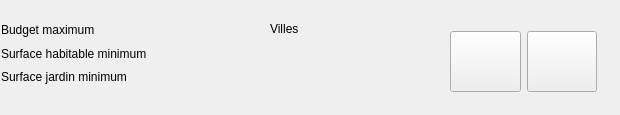
<?xml version="1.0" encoding="UTF-8"?>
<ui version="4.0">
 <class>Form</class>
 <widget class="QWidget" name="Form">
  <property name="geometry">
   <rect>
    <x>0</x>
    <y>0</y>
    <width>620</width>
    <height>115</height>
   </rect>
  </property>
  <property name="windowTitle">
   <string>Form</string>
  </property>
  <widget class="QLabel" name="label_Villes">
   <property name="geometry">
    <rect>
     <x>270</x>
     <y>20</y>
     <width>79</width>
     <height>17</height>
    </rect>
   </property>
   <property name="text">
    <string>Villes</string>
   </property>
  </widget>
  <widget class="QWidget" name="">
   <property name="geometry">
    <rect>
     <x>1</x>
     <y>21</y>
     <width>186</width>
     <height>65</height>
    </rect>
   </property>
   <layout class="QVBoxLayout" name="verticalLayout">
    <item>
     <widget class="QLabel" name="label_BudgetMax">
      <property name="text">
       <string>Budget maximum</string>
      </property>
     </widget>
    </item>
    <item>
     <widget class="QLabel" name="label_SurfaceHabitableMin">
      <property name="text">
       <string>Surface habitable minimum</string>
      </property>
     </widget>
    </item>
    <item>
     <widget class="QLabel" name="label_SurfaceJardinMin">
      <property name="text">
       <string>Surface jardin minimum</string>
      </property>
     </widget>
    </item>
   </layout>
  </widget>
  <widget class="QWidget" name="">
   <property name="geometry">
    <rect>
     <x>450</x>
     <y>30</y>
     <width>147</width>
     <height>63</height>
    </rect>
   </property>
   <layout class="QHBoxLayout" name="horizontalLayout">
    <item>
     <widget class="QPushButton" name="pushButton_modifierSouhait">
      <property name="minimumSize">
       <size>
        <width>71</width>
        <height>61</height>
       </size>
      </property>
      <property name="maximumSize">
       <size>
        <width>71</width>
        <height>61</height>
       </size>
      </property>
      <property name="icon">
       <iconset resource="ressources.qrc">
        <normaloff>:/app/souhait96</normaloff>:/app/souhait96</iconset>
      </property>
      <property name="iconSize">
       <size>
        <width>46</width>
        <height>46</height>
       </size>
      </property>
     </widget>
    </item>
    <item>
     <widget class="QPushButton" name="pushButton_supprimerSouhait">
      <property name="maximumSize">
       <size>
        <width>71</width>
        <height>61</height>
       </size>
      </property>
      <property name="icon">
       <iconset resource="ressources.qrc">
        <normaloff>:/app/annuler48</normaloff>:/app/annuler48</iconset>
      </property>
      <property name="iconSize">
       <size>
        <width>46</width>
        <height>46</height>
       </size>
      </property>
     </widget>
    </item>
   </layout>
  </widget>
 </widget>
 <resources>
  <include location="ressources.qrc"/>
 </resources>
 <connections/>
</ui>
